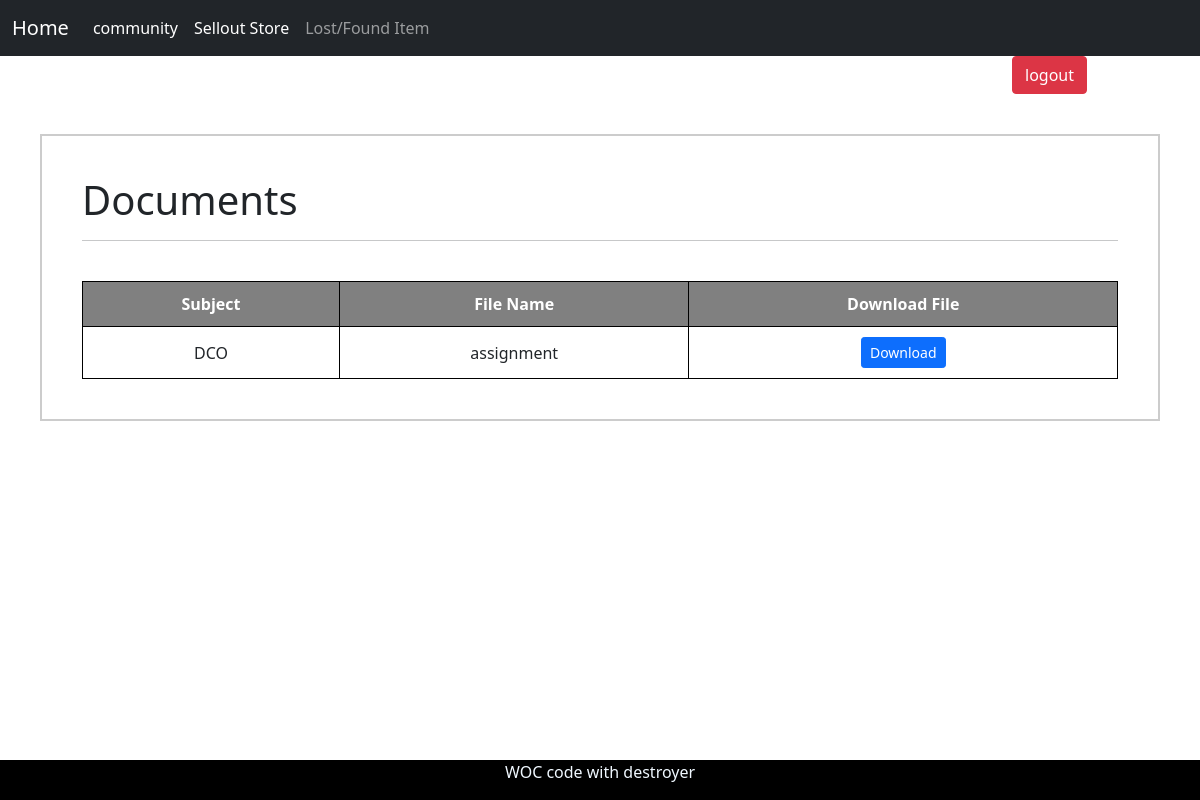
Page /notes/course/4/view/ (signed in) on the earlier database version.
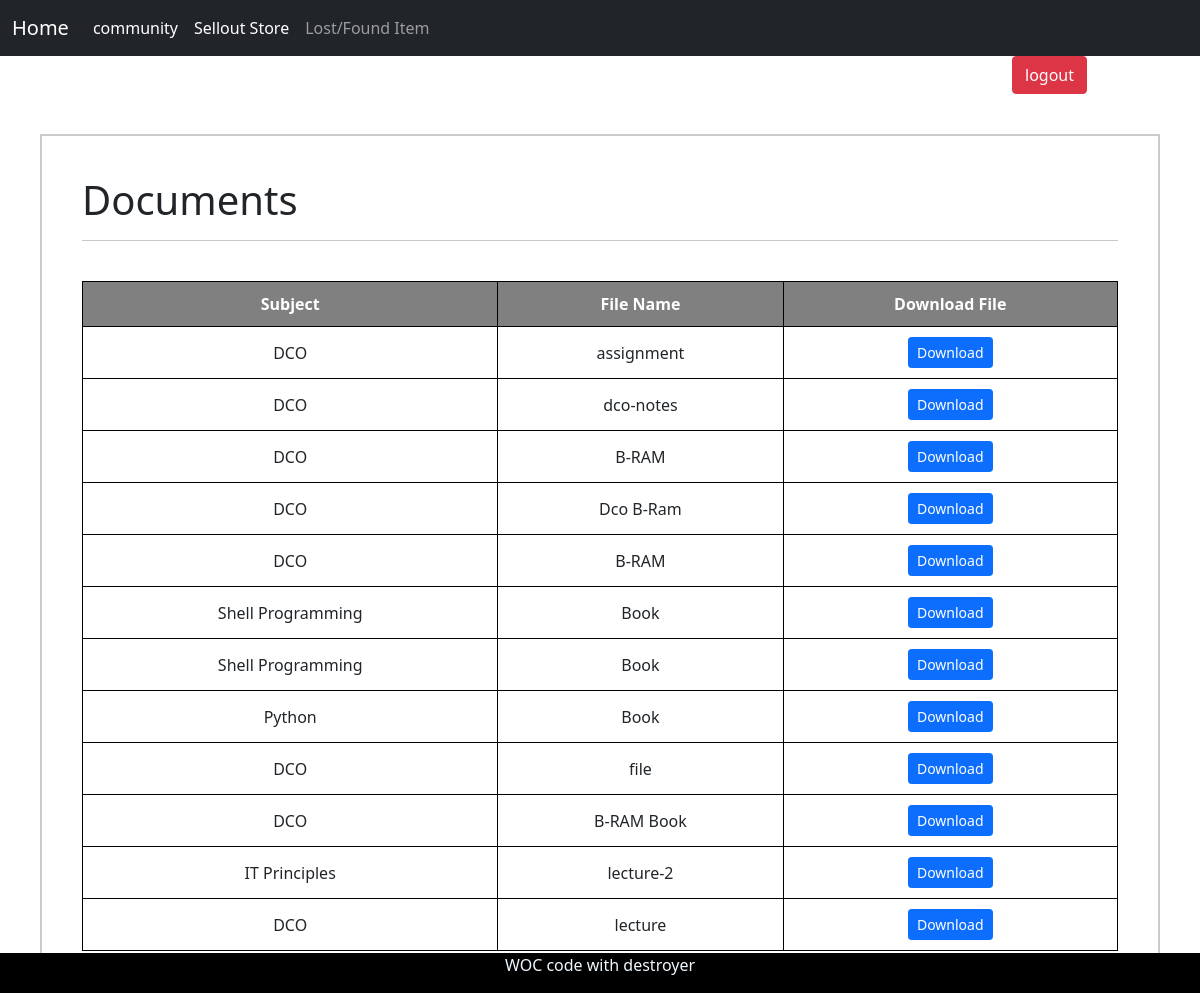
Same page on the later database version.
### notes/models.py (models this page shows, shortened)
class Document(models.Model):
    course = (
        ('BTech', 'BTech'),
        ('MTech', 'MTech'),
        ('MCA', 'MCA'),
        ('MSc', 'MSc'),
        ('MBA', 'MBA'),
        ('Ph.D', 'Ph.D'),
    )
    course_name = models.CharField(max_length=50, null=False, choices=course)
    subject = models.CharField(max_length=100,null=False)
    title = models.CharField(max_length=100,null=False)
    file = models.FileField(upload_to='documents/',null=False)

### notes/views.py (the view)
# urls.py: url(r'^course/(?P<pk>\d+)/view/$', views.view_files, name='view_files'),
def view_files(request, pk):
    if not request.session.has_key('user_id_session_login'):
        return redirect('login')
    course = Course.objects.get(pk=pk)
    documents = Document.objects.filter(course_name=course.name)
    return render(request, 'view_files.html', {'documents': documents})

### notes/templates/view_files.html (shortened to what this page needs)
{% extends 'base.html' %}
{% block body %}
    <div style="padding:40px;margin:40px;border:2px solid #ccc">
    <h1>Documents</h1>
    <hr>
    <br>
    <table class="center">
      <thead>
        <tr>
          <th>Subject</th>
          <th>File Name</th>
          <th>Download File</th>
        </tr>
      </thead>
      <tbody>
        {% for document in documents %}
          <tr>
            <td>{{ document.subject }}</td>
            <td>{{ document.title }}</td>
            <td>
                <a href={{ document.file.url }} class="btn btn-primary btn-sm" type="_blank">Download</a>
            </td>
          </tr>
        {% endfor %}
      </tbody>
    </table>
    </div>
{% endblock %}

Differences in the rows shown:
added Document: subject "DCO", title "dco-notes"
added Document: subject "DCO", title "B-RAM"
added Document: subject "DCO", title "Dco B-Ram"
added Document: subject "DCO", title "B-RAM"
added Document: subject "Shell Programming", title "Book"
added Document: subject "Shell Programming", title "Book"
added Document: subject "Python", title "Book"
added Document: subject "DCO", title "file"
added Document: subject "DCO", title "B-RAM Book"
added Document: subject "IT Principles", title "lecture-2"
added Document: subject "DCO", title "lecture"
